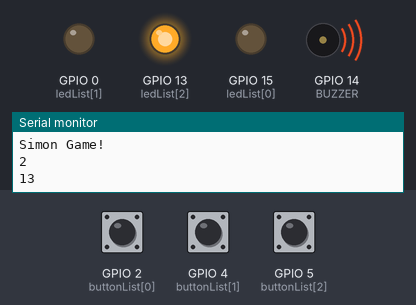
Simulated run of this sketch. Board: ESP32. Parts: output pins drawn as LEDs (lit = HIGH), buzzer (waves = sounding), the last lines printed to the serial monitor. The test bench sets the inputs (shaded band); at power-on: GPIO 2 (buttonList[0]) HIGH, GPIO 4 (buttonList[1]) HIGH, GPIO 5 (buttonList[2]) HIGH. Random numbers use the default seed unless the sketch sets one.

Above: at 0.1 s.
At 2.1 s:
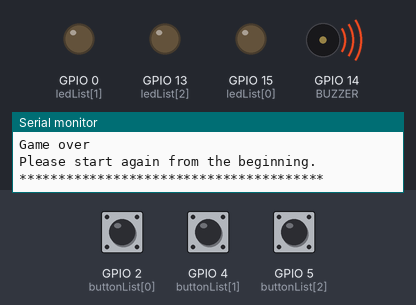
At 4.1 s:
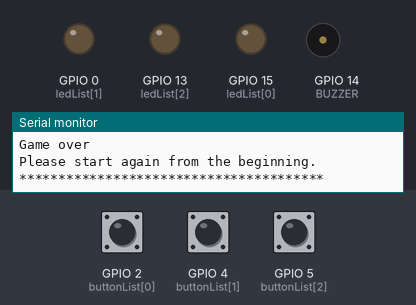
Timing chart, 0 to 5.6 s (numbered marks = the images above):
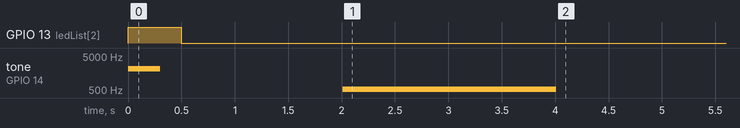

The sketch:

Simon_Game.ino
```cpp
//for easy writing, import module
#include <pitches.h>

//twinkle twinkle little star
int music[] = {
  NOTE_C7, NOTE_C7, NOTE_G7, NOTE_G7, NOTE_A7, NOTE_A7, NOTE_G7, NOTE_F7, NOTE_F7, NOTE_E7, NOTE_E7,
  NOTE_D7, NOTE_D7, NOTE_C7, NOTE_G7, NOTE_G7, NOTE_F7, NOTE_F7, NOTE_E7, NOTE_E7, NOTE_D7, NOTE_G7,
  NOTE_G7, NOTE_F7, NOTE_F7, NOTE_E7, NOTE_E7, NOTE_D7, NOTE_C7, NOTE_C7, NOTE_G7, NOTE_G7, NOTE_A7,
  NOTE_A7, NOTE_G7, NOTE_F7, NOTE_F7, NOTE_E7, NOTE_E7, NOTE_D7, NOTE_D7, NOTE_C7
};

//When the respond is correcct, playing music
int corMusic[] = {NOTE_C7, NOTE_E7, NOTE_G7};

//LED pin number
int ledList[3] = {15, 0, 13};

//BUTTON pin number
int buttonList[3] = {2, 4, 5};

//BUZZER pin number
const int BUZZER = 14;

//correct answer
int answer[100];
//input of player
int respond[100];

//to check button, buttonSate is LOW == player push the button, HIGH == release the button
int buttonState = 0;
//play or end
int gameMode = 0;

//to check button
int state = 0;

void setup() {

  //setup you PINMODES here
  Serial.begin(19200);  // needed for serial debugging
  initializeGame();
  Serial.println("Simon Game!");

}// end of setup

void initializeGame() {
  // put code here that does any initialization - demonstrate somehow that the game is starting -perhaps flash a light?
  for (int i = 0; i < 3; i++) {
    pinMode(ledList[i], OUTPUT);
    pinMode(buttonList[i], INPUT_PULLUP);
  }
  pinMode(BUZZER, OUTPUT);
  randomSeed(analogRead(0));

  Serial.println("----------------------");
  Serial.println("Game Start!");
}

//play music by one scale
void gameSound(int times) {
  if (times > 0) {
    for (int i = 0; i < times; i++) {
      int temp = answer[i];
      tone(BUZZER, music[i], 300);
      digitalWrite(ledList[temp], HIGH);
      Serial.printf("%d play", i);
      delay(500);
      Serial.printf("answer is %d\n", temp);
      digitalWrite(ledList[temp], LOW);
      delay(500);
    }
  }
  int ranInt = random(3);
  Serial.println(ranInt);
  Serial.println(ledList[ranInt]);
  tone(BUZZER, music[times], 300);
  digitalWrite(ledList[ranInt], HIGH);
  answer[times] = ranInt;
  delay(500);
  Serial.printf("%d play ", times);
  Serial.printf("answer is %d\n", ranInt);
  digitalWrite(ledList[ranInt], LOW);
  delay(500);
}

//input of player
void pushMode(int times) {
  for (int j = 0; j < times + 1; j++) {
    //to check which button player push? red or blue or green
    for (int k = 0; k < 3; k++) {
      buttonState = digitalRead(buttonList[k]);
      if (buttonState == HIGH) {
        if (state == 0) {
          delay(10);
          state = 1;
        }
      }
      if (buttonState == LOW && buttonList[k] == 2) {
        if (state == 1) {
          tone(BUZZER, music[j], 300);
          digitalWrite(ledList[k], HIGH);
          Serial.println("pushed Red button");
          delay(500);
          digitalWrite(ledList[k], LOW);
          respond[j] = 0;
          tone(BUZZER, 0, 300);
        }
      }
      if (buttonState == LOW && buttonList[k] == 4) {
        if (state == 1) {
          tone(BUZZER, music[j], 300);
          digitalWrite(ledList[k], HIGH);
          Serial.println("pushed Green button");
          delay(500);
          digitalWrite(ledList[k], LOW);
          respond[j] = 1;
          tone(BUZZER, 0, 300);
        }
      }
      if (buttonState == LOW && buttonList[k] == 5) {
        if (state == 1) {
          tone(BUZZER, music[j], 300);
          digitalWrite(ledList[k], HIGH);
          Serial.println("pushed Blue button");
          delay(500);
          digitalWrite(ledList[k], LOW);
          respond[j] = 2;
          tone(BUZZER, 0, 300);
        }
      }
    }
    delay(1000);
  }
}

//when we push correct answer, the music is playing
void correct() {
  int sizeM = sizeof(corMusic) / sizeof(int);
  for(int i = 0; i< sizeM ; i++) {
    tone(BUZZER, corMusic[i], 300);
    digitalWrite(ledList[i], HIGH);
    delay(500);
    digitalWrite(ledList[i], LOW);
  }
}

/*to prevent loop
 * Only when player push correct button, the game is playing.
 * To restart, player have to push "reset"button.
 */
void game() {
  while (gameMode == 0) {
    int sizeM = sizeof(music) / sizeof(int);
    for (int i = 0; i < sizeM; i++) {
      gameSound(i);
      pushMode(i);
      if (answer[i] != respond[i]) {
            fail();
            gameMode = 1;
            break;
      }
      Serial.printf("answer : %d, respond : %d\n", answer[i], respond[i]);
      if(gameMode == 1) break;
      correct();
      delay(1000);
    }
  }
}

//When player push incorrect button, "beep" sound is playing
void fail() {
  tone(BUZZER, NOTE_C5, 2000);
  Serial.println("You missed answer");
  Serial.println("Game over");
  Serial.println("Please start again from the beginning.");
  Serial.println("***************************************");
}
void loop() {
  game();
  delay(5000);
}
```

pitches.h
```cpp
/*************************************************
 * Public Constants
 *************************************************/

#define NOTE_B0  31
#define NOTE_C1  33
#define NOTE_CS1 35
#define NOTE_D1  37
#define NOTE_DS1 39
#define NOTE_E1  41
#define NOTE_F1  44
#define NOTE_FS1 46
#define NOTE_G1  49
#define NOTE_GS1 52
#define NOTE_A1  55
#define NOTE_AS1 58
#define NOTE_B1  62
#define NOTE_C2  65
#define NOTE_CS2 69
#define NOTE_D2  73
#define NOTE_DS2 78
#define NOTE_E2  82
#define NOTE_F2  87
#define NOTE_FS2 93
#define NOTE_G2  98
#define NOTE_GS2 104
#define NOTE_A2  110
#define NOTE_AS2 117
#define NOTE_B2  123
#define NOTE_C3  131
#define NOTE_CS3 139
#define NOTE_D3  147
#define NOTE_DS3 156
#define NOTE_E3  165
#define NOTE_F3  175
#define NOTE_FS3 185
#define NOTE_G3  196
#define NOTE_GS3 208
#define NOTE_A3  220
#define NOTE_AS3 233
#define NOTE_B3  247
#define NOTE_C4  262
#define NOTE_CS4 277
#define NOTE_D4  294
#define NOTE_DS4 311
#define NOTE_E4  330
#define NOTE_F4  349
#define NOTE_FS4 370
#define NOTE_G4  392
#define NOTE_GS4 415
#define NOTE_A4  440
#define NOTE_AS4 466
#define NOTE_B4  494
#define NOTE_C5  523
#define NOTE_CS5 554
#define NOTE_D5  587
#define NOTE_DS5 622
#define NOTE_E5  659
#define NOTE_F5  698
#define NOTE_FS5 740
#define NOTE_G5  784
#define NOTE_GS5 831
#define NOTE_A5  880
#define NOTE_AS5 932
#define NOTE_B5  988
#define NOTE_C6  1047
#define NOTE_CS6 1109
#define NOTE_D6  1175
#define NOTE_DS6 1245
#define NOTE_E6  1319
#define NOTE_F6  1397
#define NOTE_FS6 1480
#define NOTE_G6  1568
#define NOTE_GS6 1661
#define NOTE_A6  1760
#define NOTE_AS6 1865
#define NOTE_B6  1976
#define NOTE_C7  2093
#define NOTE_CS7 2217
#define NOTE_D7  2349
#define NOTE_DS7 2489
#define NOTE_E7  2637
#define NOTE_F7  2794
#define NOTE_FS7 2960
#define NOTE_G7  3136
#define NOTE_GS7 3322
#define NOTE_A7  3520
#define NOTE_AS7 3729
#define NOTE_B7  3951
#define NOTE_C8  4186
#define NOTE_CS8 4435
#define NOTE_D8  4699
#define NOTE_DS8 4978
```

Measured:
- by itself, GPIO 13 (ledList[2]): LOW → HIGH at 0.00 s, → LOW 0.50 s later
- by itself, tone on GPIO 14 (BUZZER): silent → 2093 Hz at 0.00 s, → silent 0.30 s later, → 523 Hz 1.7 s later, → silent 2.0 s later
